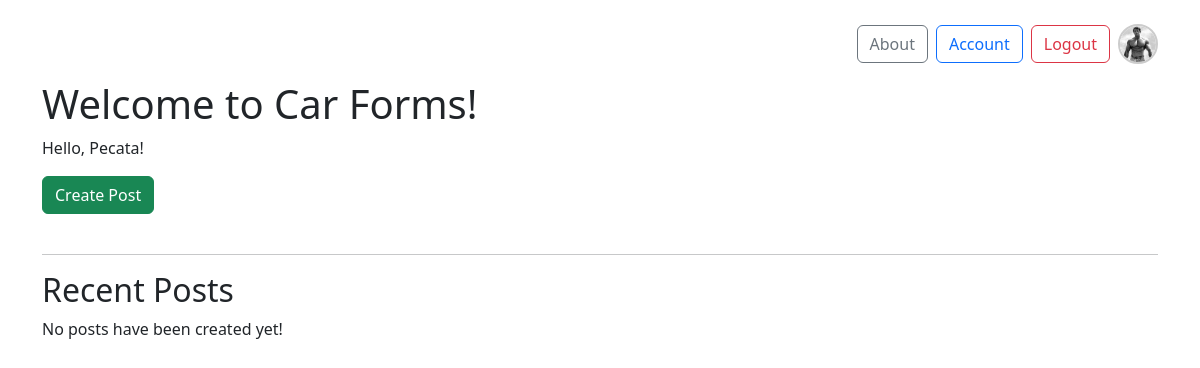
The page /home (signed in) on the database as committed earlier.
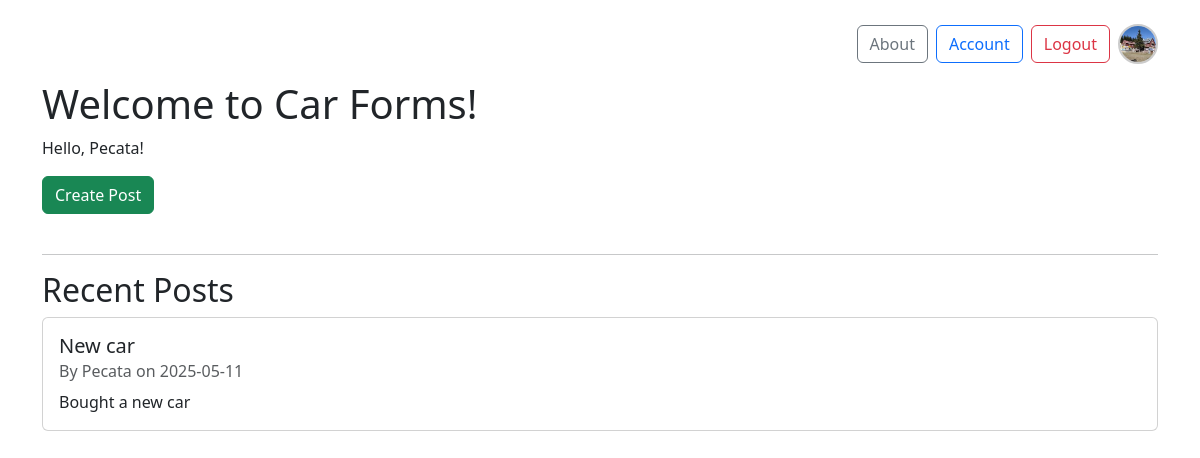
The same page on the database as committed later.
### Car_forms/models.py (models this page shows, shortened)
class User(db.Model, UserMixin):
    id = db.Column(db.Integer, primary_key=True)
    username = db.Column(db.String(20), unique=True, nullable=False)
    email = db.Column(db.String(120), unique=True, nullable=False)
    image_file = db.Column(db.String(20), nullable=False, default='default.jpg')
    password = db.Column(db.String(60), nullable=False)
    posts = db.relationship('Post', backref='author', lazy=True)

class Post(db.Model):
    id = db.Column(db.Integer, primary_key=True)
    title = db.Column(db.String(100), nullable=False)
    date_posted = db.Column(db.DateTime, nullable=False, default=datetime.utcnow)
    content = db.Column(db.Text, nullable=False)
    user_id = db.Column(db.Integer, db.ForeignKey('user.id'), nullable=False)

### Car_forms/routes.py (the view)
@app.route("/")
@app.route("/home")
def home():
    post = Post.query.all()
    return render_template('home.html',posts=post, title='Home Page')

### Car_forms/models.py (called while the page is built)
@login_manager.user_loader
def load_user(user_id):
    return User.query.get(int(user_id))

### Car_forms/templates/home.html (shortened to what this page needs)
<!DOCTYPE html>
<html lang="en">
<head>
    <link href="https://cdn.jsdelivr.net/npm/bootstrap@5.3.3/dist/css/bootstrap.min.css" rel="stylesheet">
</head>
<body>
    <div class="container mt-4">
        <div class="d-flex justify-content-end align-items-center mb-3">
            {% if current_user.is_authenticated %}
                <a href="{{ url_for('about') }}" class="btn btn-outline-secondary me-2">About</a>
                <a href="{{ url_for('account') }}" class="btn btn-outline-primary me-2">Account</a>
                <a href="{{ url_for('logout') }}" class="btn btn-outline-danger me-2">Logout</a>
                <img src="{{ url_for('static', filename='profile_pics/' + current_user.image_file) }}" alt="Profile Picture" class="pfp">
            {% else %}
                <a href="{{ url_for('sign_up') }}" class="btn btn-outline-success me-2">Sign Up</a>
                <a href="{{ url_for('login') }}" class="btn btn-outline-primary">Login</a>
            {% endif %}
        </div>
        <h1>Welcome to Car Forms!</h1>
        {% if current_user.is_authenticated %}
            <p>Hello, {{ current_user.username }}!</p>
            <a href="{{ url_for('create_post') }}" class="btn btn-success mb-4">Create Post</a>
        {% else %}
            <p>Please log in or sign up to create a post.</p>
        {% endif %}
        <hr>
        <h2>Recent Posts</h2>
        {% for post in posts %}
            <div class="card mb-3">
                <div class="card-body">
                    <h5 class="card-title">{{ post.title }}</h5>
                    <h6 class="card-subtitle mb-2 text-muted">By {{ post.author.username }} on {{ post.date_posted.strftime('%Y-%m-%d') }}</h6>
                    <p class="card-text">{{ post.content }}</p>
                </div>
            </div>
        {% else %}
            <p>No posts have been created yet!</p>
        {% endfor %}
    </div>
</body>
</html>

### Car_forms/templates/home.html (style rules this page uses)
.pfp { width: 40px; height: 40px; object-fit: cover; border-radius: 50%; border: 2px solid #ccc; }

Rows that differ between the two databases and show on the page:
changed User "Pecata": image_file: a different picture
added Post: title "New car", author.username "Pecata", date_posted "2025-05-11", content "Bought a new car"
Other text that changed with them:
text no longer shown: "No posts have been created yet!"
